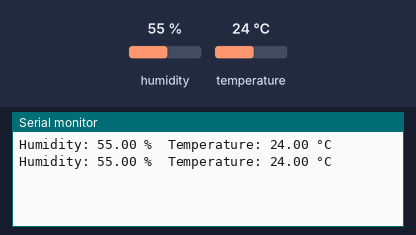
A sketch run on a simulated ESP32. Parts: the last lines printed to the serial monitor. The test bench sets the inputs (shaded band); at power-on: humidity 55 %, temperature 24 °C.

Above: at 2.8 s.
2.9 s: humidity set to 22 %
At 5.3 s:
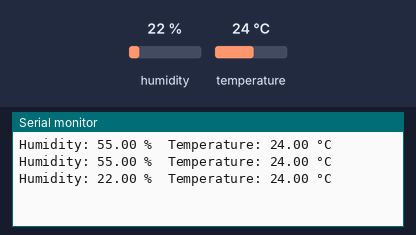
5.6 s: temperature set to 12 °C
At 6.6 s:
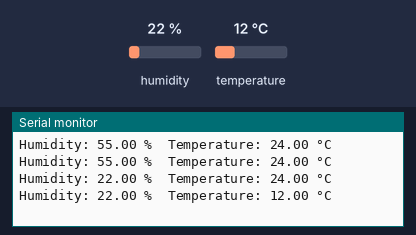
8.3 s: humidity set to 40 %
At 11.3 s:
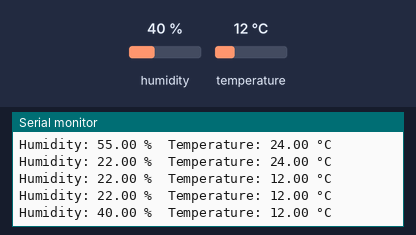
Timing chart, 0 to 12.8 s (numbered marks = the images above; inputs shaded):
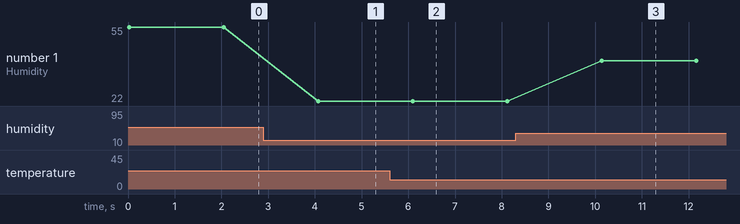

Measured:
- after the input at 2.9 s, the serial monitor: prints a new line after 1.2 s (image 1)
- after the input at 5.6 s, the serial monitor: prints a new line after 0.49 s (image 2)
- after the input at 8.3 s, the serial monitor: prints a new line after 1.8 s (image 3)
- plotted number 1: 55 → 22 after the input at 2.9 s, 22 → 40 after the input at 8.3 s

The sketch:

sketch.ino
```cpp
#include <Arduino.h>
#include "DHT.h"

#define DHTPIN 4
#define DHTTYPE DHT11

DHT dht(DHTPIN, DHTTYPE);

void setup() {
  Serial.begin(115200);
  dht.begin();
}

void loop() {
  float humidity = dht.readHumidity();
  float temperature = dht.readTemperature();

  if (isnan(humidity) || isnan(temperature)) {
    Serial.println("Failed to read from DHT sensor!");
  } else {
    Serial.print("Humidity: "); Serial.print(humidity); Serial.print(" %  ");
    Serial.print("Temperature: "); Serial.print(temperature); Serial.println(" °C");
  }

  delay(2000);
}
```
